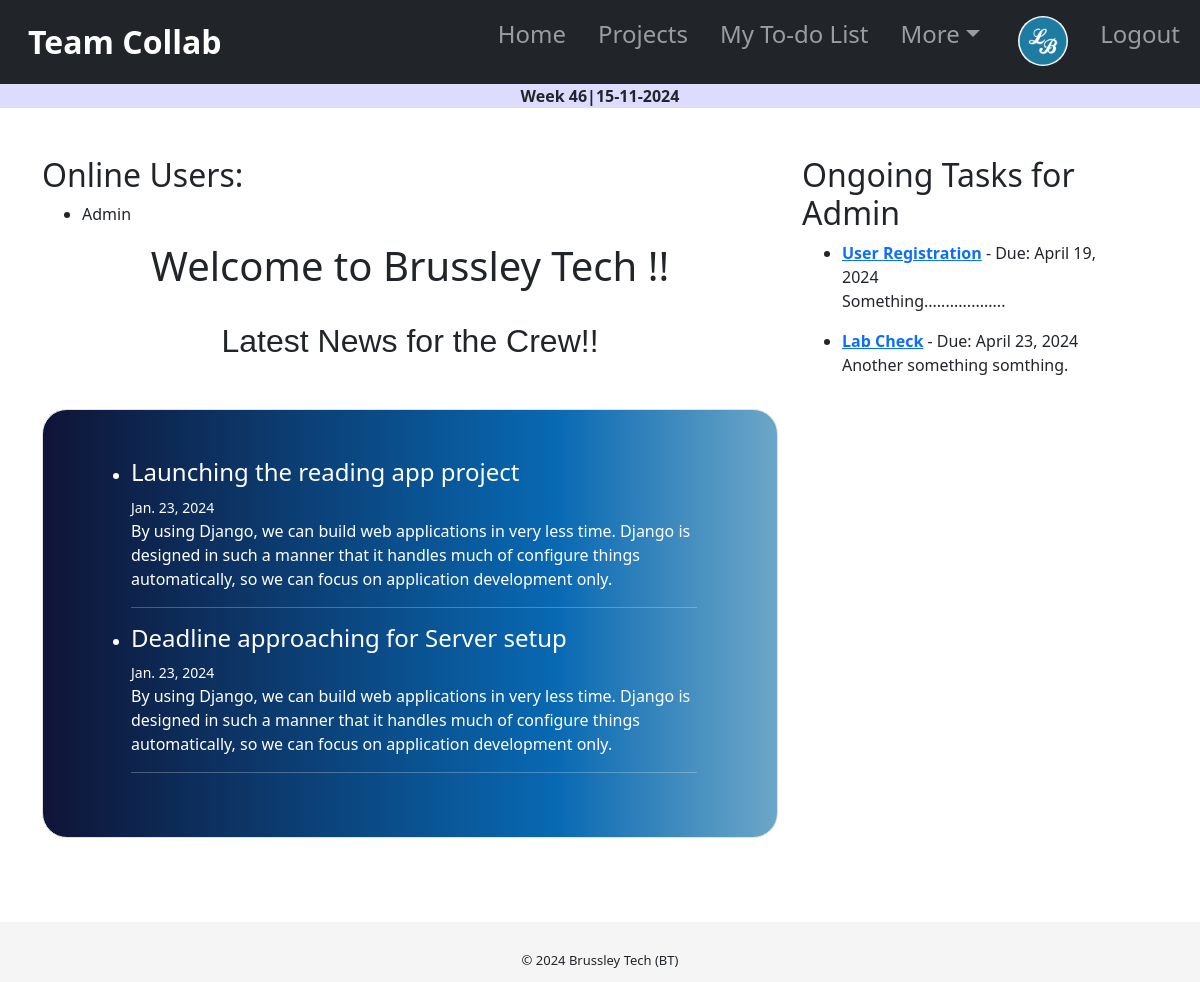
The app's page / (signed in) with its own data.
### users/models.py (models this page shows, shortened)
class Profile(models.Model):
    user = models.OneToOneField(User, on_delete=models.CASCADE,null=True,blank=True)
    image = models.ImageField(upload_to='profile_image/', blank=True, null=True, default='default.jpg')
    role = models.CharField(blank=True, null=True, max_length=255)
    team = models.ForeignKey(Team, on_delete=models.SET_NULL, null=True)
    bio = models.TextField(null=True,blank=True)
    is_online = models.BooleanField(default=False)

### tasks/models.py (models this page shows, shortened)
class Announcement(models.Model):
    title = models.CharField(max_length=200)
    content = models.TextField()
    date_added = models.DateField(auto_now_add=True)
    is_active = models.BooleanField(default=True)

class Task(models.Model):
    task_name = models.CharField(max_length=255, null=False)
    description = RichTextField(max_length=3000,null=True, blank=True)
    start_date = models.DateField( blank=True, null = True)
    due_date = models.DateField( blank=True, null = True)
    status = models.CharField(max_length=20, choices=TaskStatus.choices, default=TaskStatus.OPEN)
    project = models.ForeignKey(Project, on_delete=models.CASCADE, null=True, blank=True)
    assigned_to = models.ForeignKey(User, on_delete=models.CASCADE, null=True, blank=True, default=None)
    progress = models.IntegerField(default=0)

### tasks/views.py (the view)
# urls.py: 2. Add a URL to urlpatterns:  path('', views.home, name='home')
@login_required(login_url="login")
def home(request):
    user = request.user
    ongoing_tasks = Task.objects.filter(assigned_to=user,status__in=[TaskStatus.OPEN, TaskStatus.IN_PROGRESS])
    announcement = Announcement.objects.all()[:5]
    active_sessions = Session.objects.filter(expire_date__gte=timezone.now())
    user_ids = []
    for session in active_sessions:
        data = session.get_decoded()
        user_id = data.get('_auth_user_id', None)
        if user_id:
            user_ids.append(user_id)
    active_users_ = User.objects.filter(id__in=user_ids)
    context = {'active_users':active_users_,'announcement':announcement, 'ongoing_tasks':ongoing_tasks}
    return render(request, 'tasks/home.html',context)

### tasks/templates/tasks/home.html (shortened to what this page needs)
{% extends 'tasks/base.html' %}
{% block content %}
<br>
<br>
<div class="container">
    <div class="row">
        <div class="col-md-8">
            <section class="current_users justify-content-start" >
                {%if user.is_authenticated%}
                <h2>Online Users:</h2>
                <ul>
                    {% for user_session in active_users %}
                        <li>{{ user_session.username }}</li>
                    {% endfor %}
                </ul>
                {%endif%}
            </section>
            <center><h1>Welcome to Brussley Tech !!</h1></center>
            <br>
            <h3>Latest News for the Crew!!</h3>
            <div class="form-group p-5 my-5 border">
                <ul>
                    {%for news in announcement%}
                        <li>
                            <h4>{{news.title}} </h4><small>{{news.date_added}} </small>
                            <p>{{news.content}} </p>
                        </li>
                        <hr>
                    {%endfor%}
                </ul>
            </div>
        </div>
        <div class="col-md-4">
            <div class="sidebar">
                {% if user.is_authenticated%}
                <h2>Ongoing Tasks for {{ request.user.username }}</h2>
                <ul>
                {% for task in ongoing_tasks %}
                    <li><a href="{% url 'task_detail' task.id %}"><strong>{{ task.task_name }}</strong></a> - Due: {{task.due_date}}
                    {{ task.description |safe }}</li>
                {% endfor %}
                </ul>
                {% endif %}
            </div>
        </div>
    </div>
</div>
{% endblock %}

### tasks/templates/tasks/base.html (shortened to what this page needs)
<!DOCTYPE html>
<html lang="en">
    <head>
        <link rel="stylesheet" href="https://cdn.jsdelivr.net/npm/bootstrap@5.3.0/dist/css/bootstrap.rtl.min.css">
    </head>
    <body>
      <header class="">
        <nav class="navbar navbar-expand-lg navbar-dark bg-dark">
          <div class="container-fluid">
            <a class="navbar-brand" href="{% url 'home' %}"><strong>Team Collab</strong></a>
            <div class="collapse navbar-collapse" id="navbarSupportedContent">
              <ul class="navbar-nav nav-underline me-auto mb-2 mb-lg-0 nav-tabs-link-active-color">
                <li class="nav-item">
                  <a class="nav-link" aria-current="page" href="{% url 'home' %}">Home</a>
                </li>
                <li class="nav-item">
                  <a class="nav-link" aria-current="page" href="{% url 'project_list' %}">Projects</a>
                </li>
                {% if user.is_authenticated%}
                <li class="nav-item">
                  <a class="nav-link" aria-current="page" href="{% url 'todolist' %}">My To-do List</a>
                </li>
                {% endif %}
                <li class="nav-item dropdown">
                  <a class="nav-link dropdown-toggle" href="#" role="button" data-bs-toggle="dropdown" aria-expanded="false">
                    More
                  </a>
                  </li>
                  <li class="nav-item">
                    <a class="nav-link" href="{% url 'profile' %}"><img
                      class="rounded-circle article-img"
                      src="{{ user.profile.image.url }}" style="height:50px;width:50px;"/></a>
                  </li>
                {% if user.is_authenticated %}
                  <li class="nav-item">
                    <a class="nav-link" href="{% url 'logout' %}">Logout</a>
                  </li>
                  {%else%}
                  <li class="nav-item">
                    <a class="nav-link" href="{% url 'login' %}">Login</a>
                  </li>
                {% endif %}
              </ul>
            </div>
          </div>
        </nav>
        <center>
            <div class="event_date_wrap">
                <strong>Week {% now "W"%}|{% now "j-m-Y"%}</strong>
            </div>
          </center>
      </header>
          {% block content %}
          {% endblock content %}
      <br>
      <br>
      <br>
      <br>
        <footer>
            <div class="container-fluid copyright_container">
              <div class="row my-0 py-2">
                <div class="copyright_text text-center" style="font-size: 13px;">
                    © 2024 Brussley Tech (BT)
                </div>
              </div>
            </div>
        </footer>
    </body>
</html>

### tasks/templates/tasks/base.html (style rules this page uses)
body { box-sizing: border-box; }
html,body { background-color: white; min-height: 100%; height: 100%; margin: 0px auto; margin-bottom: 0%; }
header { background-color: #dddcff; }
footer { bottom: 0; position: static; position: fixed; width: 100%; height: 60px; line-height: 60px; background-color: #f5f5f5; }
.nav-link { font-family: system-ui; font-size: 1.5rem; }
.navbar-brand { font-size: 2rem; }
@media (min-width: 1200px) { .container-fluid { max-width: 1600px; } }
.event_date_wrap { align-content: center; }
.container { border-radius: 5px; margin: 0px auto; scroll-behavior: auto; }

### tasks/templates/tasks/home.html (style rules this page uses)
.form-group { background-image: linear-gradient(to right,rgb(15, 20, 54) 0%,#0869b3 70%, #6da7c8 100%); color: white; border-radius: 25px; }
h3 { text-align: center; font-family: Arial; font-size: 2rem; }

### records on screen
Announcement: title "Launching the reading app project", date_added "Jan. 23, 2024", content "By using Django, we can build web applications in very less time. Django is designed in such a manner that it handles much of configure things automatically, so we can focus on application development only."
Announcement: title "Deadline approaching for Server setup", date_added "Jan. 23, 2024", content "By using Django, we can build web applications in very less time. Django is designed in such a manner that it handles much of configure things automatically, so we can focus on application development only."
Task: task_name "User Registration", due_date "April 19, 2024", description "Something..................."
Task: task_name "Lab Check", due_date "April 23, 2024", description "Another something somthing."

### other values on screen
{{ user_session.username }} "Admin"
{{ request.user.username }} "Admin"
